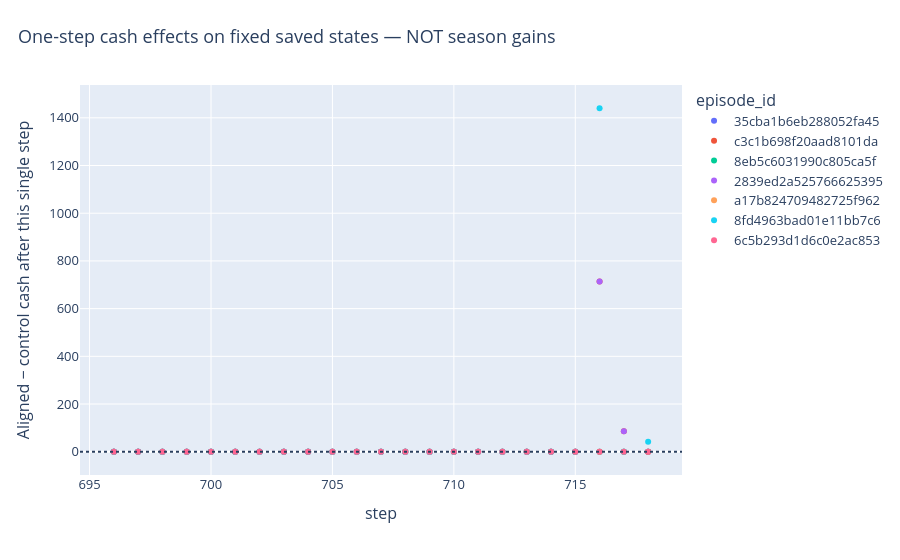
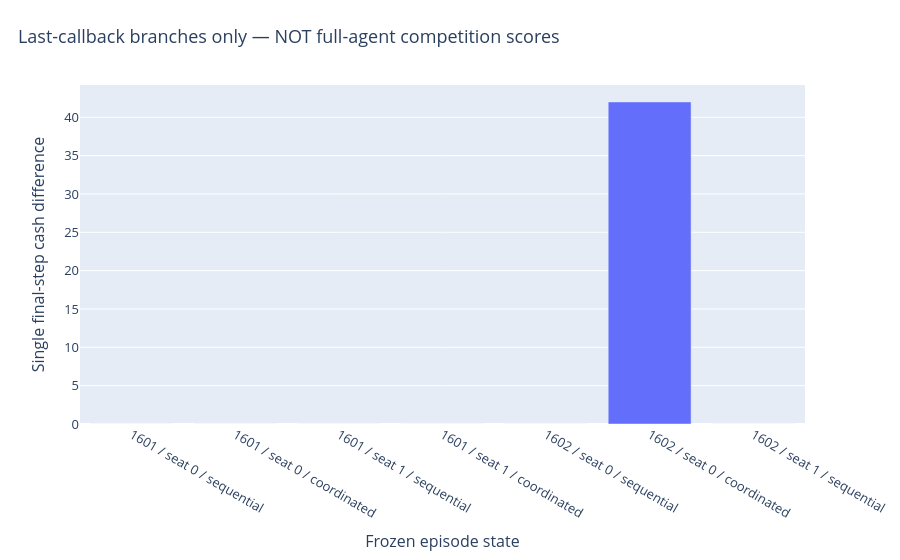

Here is the notebook cell these charts were saved with, in order:
### Markdown cell above
### 7 · Realized one-step cash — not a season score
Each point uses a fresh copy of its saved state. The recorded rival action is held fixed **only in the evaluator**. These points are not a rollout of the treatment policy; adding them across turns would double-count overlapping opportunities.

The last-callback chart is a fixed-state terminal branch, not the outcome of a newly played season.

### Code cell
figures[2].show()
figures[3].show()

### Figure 1 — Plotly figure (JSON) as saved in the notebook; plotly's stock layout.template omitted (floating-point values rounded to 4 significant figures)
{"data": [{"customdata": [[1601, 0, "sequential", 0], [1601, 0, "sequential", 0], [1601, 0, "sequential", 0], [1601, 0, "sequential", 0], [1601, 0, "sequential", 0], [1601, 0, "sequential", 0], [1601, 0, "sequential", 0], [1601, 0, "sequential", 0], [1601, 0, "sequential", 0], [1601, 0, "sequential", 0], [1601, 0, "sequential", 0], [1601, 0, "sequential", 0], [1601, 0, "sequential", 0], [1601, 0, "sequential", 0], [1601, 0, "sequential", 0], [1601, 0, "sequential", 0], [1601, 0, "sequential", 0], [1601, 0, "sequential", 0], [1601, 0, "sequential", 0], [1601, 0, "sequential", 0], [1601, 0, "sequential", 0], [1601, 0, "sequential", 0], [1601, 0, "sequential", 0]], "hovertemplate": "episode_id=35cba1b6eb288052fa45<br>step=%{x}<br>Aligned − control cash after this single step=%{y}<br>seed=%{customdata[0]}<br>seat=%{customdata[1]}<br>source_arm=%{customdata[2]}<br>coin_margin_delta=%{customdata[3]}<extra></extra>", "legendgroup": "35cba1b6eb288052fa45", "marker": {"color": "#636efa", "symbol": "circle"}, "mode": "markers", "name": "35cba1b6eb288052fa45", "orientation": "v", "showlegend": true, "type": "scatter", "x": [696, 697, 698, 699, 700, 701, 702, 703, 704, 705, 706, 707, 708, 709, 710, 711, 712, 713, 714, 715, 716, 717, 718], "xaxis": "x", "y": [0.0, 0.0, 0.0, 0.0, 0.0, 0.0, 0.0, 0.0, 0.0, 0.0, 0.0, 0.0, 0.0, 0.0, 0.0, 0.0, 0.0, 0.0, 0.0, 0.0, 0.0, 0.0, 0.0], "yaxis": "y"}, {"customdata": [[1601, 0, "coordinated", 0], [1601, 0, "coordinated", 0], [1601, 0, "coordinated", 0], [1601, 0, "coordinated", 0], [1601, 0, "coordinated", 0], [1601, 0, "coordinated", 0], [1601, 0, "coordinated", 0], [1601, 0, "coordinated", 0], [1601, 0, "coordinated", 0], [1601, 0, "coordinated", 0], [1601, 0, "coordinated", 0], [1601, 0, "coordinated", 0], [1601, 0, "coordinated", 0], [1601, 0, "coordinated", 0], [1601, 0, "coordinated", 0], [1601, 0, "coordinated", 0], [1601, 0, "coordinated", 0], [1601, 0, "coordinated", 0], [1601, 0, "coordinated", 0], [1601, 0, "coordinated", 0], [1601, 0, "coordinated", 714], [1601, 0, "coordinated", 86], [1601, 0, "coordinated", 0]], "hovertemplate": "episode_id=c3c1b698f20aad8101da<br>step=%{x}<br>Aligned − control cash after this single step=%{y}<br>seed=%{customdata[0]}<br>seat=%{customdata[1]}<br>source_arm=%{customdata[2]}<br>coin_margin_delta=%{customdata[3]}<extra></extra>", "legendgroup": "c3c1b698f20aad8101da", "marker": {"color": "#EF553B", "symbol": "circle"}, "mode": "markers", "name": "c3c1b698f20aad8101da", "orientation": "v", "showlegend": true, "type": "scatter", "x": [696, 697, 698, 699, 700, 701, 702, 703, 704, 705, 706, 707, 708, 709, 710, 711, 712, 713, 714, 715, 716, 717, 718], "xaxis": "x", "y": [0.0, 0.0, 0.0, 0.0, 0.0, 0.0, 0.0, 0.0, 0.0, 0.0, 0.0, 0.0, 0.0, 0.0, 0.0, 0.0, 0.0, 0.0, 0.0, 0.0, 714.0, 86.0, 0.0], "yaxis": "y"}, {"customdata": [[1601, 1, "sequential", 0], [1601, 1, "sequential", 0], [1601, 1, "sequential", 0], [1601, 1, "sequential", 0], [1601, 1, "sequential", 0], [1601, 1, "sequential", 0], [1601, 1, "sequential", 0], [1601, 1, "sequential", 0], [1601, 1, "sequential", 0], [1601, 1, "sequential", 0], [1601, 1, "sequential", 0], [1601, 1, "sequential", 0], [1601, 1, "sequential", 0], [1601, 1, "sequential", 0], [1601, 1, "sequential", 0], [1601, 1, "sequential", 0], [1601, 1, "sequential", 0], [1601, 1, "sequential", 0], [1601, 1, "sequential", 0], [1601, 1, "sequential", 0], [1601, 1, "sequential", 0], [1601, 1, "sequential", 0], [1601, 1, "sequential", 0]], "hovertemplate": "episode_id=8eb5c6031990c805ca5f<br>step=%{x}<br>Aligned − control cash after this single step=%{y}<br>seed=%{customdata[0]}<br>seat=%{customdata[1]}<br>source_arm=%{customdata[2]}<br>coin_margin_delta=%{customdata[3]}<extra></extra>", "legendgroup": "8eb5c6031990c805ca5f", "marker": {"color": "#00cc96", "symbol": "circle"}, "mode": "markers", "name": "8eb5c6031990c805ca5f", "orientation": "v", "showlegend": true, "type": "scatter", "x": [696, 697, 698, 699, 700, 701, 702, 703, 704, 705, 706, 707, 708, 709, 710, 711, 712, 713, 714, 715, 716, 717, 718], "xaxis": "x", "y": [0.0, 0.0, 0.0, 0.0, 0.0, 0.0, 0.0, 0.0, 0.0, 0.0, 0.0, 0.0, 0.0, 0.0, 0.0, 0.0, 0.0, 0.0, 0.0, 0.0, 0.0, 0.0, 0.0], "yaxis": "y"}, {"customdata": [[1601, 1, "coordinated", 0], [1601, 1, "coordinated", 0], [1601, 1, "coordinated", 0], [1601, 1, "coordinated", 0], [1601, 1, "coordinated", 0], [1601, 1, "coordinated", 0], [1601, 1, "coordinated", 0], [1601, 1, "coordinated", 0], [1601, 1, "coordinated", 0], [1601, 1, "coordinated", 0], [1601, 1, "coordinated", 0], [1601, 1, "coordinated", 0], [1601, 1, "coordinated", 0], [1601, 1, "coordinated", 0], [1601, 1, "coordinated", 0], [1601, 1, "coordinated", 0], [1601, 1, "coordinated", 0], [1601, 1, "coordinated", 0], [1601, 1, "coordinated", 0], [1601, 1, "coordinated", 0], [1601, 1, "coordinated", 714], [1601, 1, "coordinated", 86], [1601, 1, "coordinated", 0]], "hovertemplate": "episode_id=2839ed2a525766625395<br>step=%{x}<br>Aligned − control cash after this single step=%{y}<br>seed=%{customdata[0]}<br>seat=%{customdata[1]}<br>source_arm=%{customdata[2]}<br>coin_margin_delta=%{customdata[3]}<extra></extra>", "legendgroup": "2839ed2a525766625395", "marker": {"color": "#ab63fa", "symbol": "circle"}, "mode": "markers", "name": "2839ed2a525766625395", "orientation": "v", "showlegend": true, "type": "scatter", "x": [696, 697, 698, 699, 700, 701, 702, 703, 704, 705, 706, 707, 708, 709, 710, 711, 712, 713, 714, 715, 716, 717, 718], "xaxis": "x", "y": [0.0, 0.0, 0.0, 0.0, 0.0, 0.0, 0.0, 0.0, 0.0, 0.0, 0.0, 0.0, 0.0, 0.0, 0.0, 0.0, 0.0, 0.0, 0.0, 0.0, 714.0, 86.0, 0.0], "yaxis": "y"}, {"customdata": [[1602, 0, "sequential", 0], [1602, 0, "sequential", 0], [1602, 0, "sequential", 0], [1602, 0, "sequential", 0], [1602, 0, "sequential", 0], [1602, 0, "sequential", 0], [1602, 0, "sequential", 0], [1602, 0, "sequential", 0], [1602, 0, "sequential", 0], [1602, 0, "sequential", 0], [1602, 0, "sequential", 0], [1602, 0, "sequential", 0], [1602, 0, "sequential", 0], [1602, 0, "sequential", 0], [1602, 0, "sequential", 0], [1602, 0, "sequential", 0], [1602, 0, "sequential", 0], [1602, 0, "sequential", 0], [1602, 0, "sequential", 0], [1602, 0, "sequential", 0], [1602, 0, "sequential", 0], [1602, 0, "sequential", 0], [1602, 0, "sequential", 0]], "hovertemplate": "episode_id=a17b824709482725f962<br>step=%{x}<br>Aligned − control cash after this single step=%{y}<br>seed=%{customdata[0]}<br>seat=%{customdata[1]}<br>source_arm=%{customdata[2]}<br>coin_margin_delta=%{customdata[3]}<extra></extra>", "legendgroup": "a17b824709482725f962", "marker": {"color": "#FFA15A", "symbol": "circle"}, "mode": "markers", "name": "a17b824709482725f962", "orientation": "v", "showlegend": true, "type": "scatter", "x": [696, 697, 698, 699, 700, 701, 702, 703, 704, 705, 706, 707, 708, 709, 710, 711, 712, 713, 714, 715, 716, 717, 718], "xaxis": "x", "y": [0.0, 0.0, 0.0, 0.0, 0.0, 0.0, 0.0, 0.0, 0.0, 0.0, 0.0, 0.0, 0.0, 0.0, 0.0, 0.0, 0.0, 0.0, 0.0, 0.0, 0.0, 0.0, 0.0], "yaxis": "y"}, {"customdata": [[1602, 0, "coordinated", 0], [1602, 0, "coordinated", 0], [1602, 0, "coordinated", 0], [1602, 0, "coordinated", 0], [1602, 0, "coordinated", 0], [1602, 0, "coordinated", 0], [1602, 0, "coordinated", 0], [1602, 0, "coordinated", 0], [1602, 0, "coordinated", 0], [1602, 0, "coordinated", 0], [1602, 0, "coordinated", 0], [1602, 0, "coordinated", 0], [1602, 0, "coordinated", 0], [1602, 0, "coordinated", 0], [1602, 0, "coordinated", 0], [1602, 0, "coordinated", 0], [1602, 0, "coordinated", 0], [1602, 0, "coordinated", 0], [1602, 0, "coordinated", 0], [1602, 0, "coordinated", 0], [1602, 0, "coordinated", 1440], [1602, 0, "coordinated", 0], [1602, 0, "coordinated", 42]], "hovertemplate": "episode_id=8fd4963bad01e11bb7c6<br>step=%{x}<br>Aligned − control cash after this single step=%{y}<br>seed=%{customdata[0]}<br>seat=%{customdata[1]}<br>source_arm=%{customdata[2]}<br>coin_margin_delta=%{customdata[3]}<extra></extra>", "legendgroup": "8fd4963bad01e11bb7c6", "marker": {"color": "#19d3f3", "symbol": "circle"}, "mode": "markers", "name": "8fd4963bad01e11bb7c6", "orientation": "v", "showlegend": true, "type": "scatter", "x": [696, 697, 698, 699, 700, 701, 702, 703, 704, 705, 706, 707, 708, 709, 710, 711, 712, 713, 714, 715, 716, 717, 718], "xaxis": "x", "y": [0.0, 0.0, 0.0, 0.0, 0.0, 0.0, 0.0, 0.0, 0.0, 0.0, 0.0, 0.0, 0.0, 0.0, 0.0, 0.0, 0.0, 0.0, 0.0, 0.0, 1440.0, 0.0, 42.0], "yaxis": "y"}, {"customdata": [[1602, 1, "sequential", 0], [1602, 1, "sequential", 0], [1602, 1, "sequential", 0], [1602, 1, "sequential", 0], [1602, 1, "sequential", 0], [1602, 1, "sequential", 0], [1602, 1, "sequential", 0], [1602, 1, "sequential", 0], [1602, 1, "sequential", 0], [1602, 1, "sequential", 0], [1602, 1, "sequential", 0], [1602, 1, "sequential", 0], [1602, 1, "sequential", 0], [1602, 1, "sequential", 0], [1602, 1, "sequential", 0], [1602, 1, "sequential", 0], [1602, 1, "sequential", 0], [1602, 1, "sequential", 0], [1602, 1, "sequential", 0], [1602, 1, "sequential", 0], [1602, 1, "sequential", 0], [1602, 1, "sequential", 0], [1602, 1, "sequential", 0]], "hovertemplate": "episode_id=6c5b293d1d6c0e2ac853<br>step=%{x}<br>Aligned − control cash after this single step=%{y}<br>seed=%{customdata[0]}<br>seat=%{customdata[1]}<br>source_arm=%{customdata[2]}<br>coin_margin_delta=%{customdata[3]}<extra></extra>", "legendgroup": "6c5b293d1d6c0e2ac853", "marker": {"color": "#FF6692", "symbol": "circle"}, "mode": "markers", "name": "6c5b293d1d6c0e2ac853", "orientation": "v", "showlegend": true, "type": "scatter", "x": [696, 697, 698, 699, 700, 701, 702, 703, 704, 705, 706, 707, 708, 709, 710, 711, 712, 713, 714, 715, 716, 717, 718], "xaxis": "x", "y": [0.0, 0.0, 0.0, 0.0, 0.0, 0.0, 0.0, 0.0, 0.0, 0.0, 0.0, 0.0, 0.0, 0.0, 0.0, 0.0, 0.0, 0.0, 0.0, 0.0, 0.0, 0.0, 0.0], "yaxis": "y"}], "layout": {"font": {"size": 13}, "legend": {"title": {"text": "episode_id"}, "tracegroupgap": 0}, "margin": {"b": 85, "t": 85}, "shapes": [{"line": {"dash": "dot"}, "type": "line", "x0": 0, "x1": 1, "xref": "x domain", "y0": 0, "y1": 0, "yref": "y"}], "title": {"text": "One-step cash effects on fixed saved states — NOT season gains", "x": 0.02}, "xaxis": {"anchor": "y", "domain": [0, 1], "title": {"text": "step"}}, "yaxis": {"anchor": "x", "domain": [0, 1], "title": {"text": "Aligned − control cash after this single step"}}}}

### Figure 2 — Plotly figure (JSON) as saved in the notebook; plotly's stock layout.template omitted (floating-point values rounded to 4 significant figures)
{"data": [{"customdata": [[0], [0], [0], [0], [0], [-1], [0]], "hovertemplate": "Frozen episode state=%{x}<br>Single final-step cash difference=%{y}<br>residual_units_delta=%{customdata[0]}<extra></extra>", "legendgroup": "", "marker": {"color": "#636efa", "pattern": {"shape": ""}}, "name": "", "orientation": "v", "showlegend": false, "textposition": "auto", "type": "bar", "x": ["1601 / seat 0 / sequential", "1601 / seat 0 / coordinated", "1601 / seat 1 / sequential", "1601 / seat 1 / coordinated", "1602 / seat 0 / sequential", "1602 / seat 0 / coordinated", "1602 / seat 1 / sequential"], "xaxis": "x", "y": [0.0, 0.0, 0.0, 0.0, 0.0, 42.0, 0.0], "yaxis": "y"}], "layout": {"barmode": "relative", "font": {"size": 13}, "legend": {"tracegroupgap": 0}, "margin": {"b": 85, "t": 85}, "title": {"text": "Last-callback branches only — NOT full-agent competition scores", "x": 0.02}, "xaxis": {"anchor": "y", "domain": [0, 1], "title": {"text": "Frozen episode state"}}, "yaxis": {"anchor": "x", "domain": [0, 1], "title": {"text": "Single final-step cash difference"}}}}
